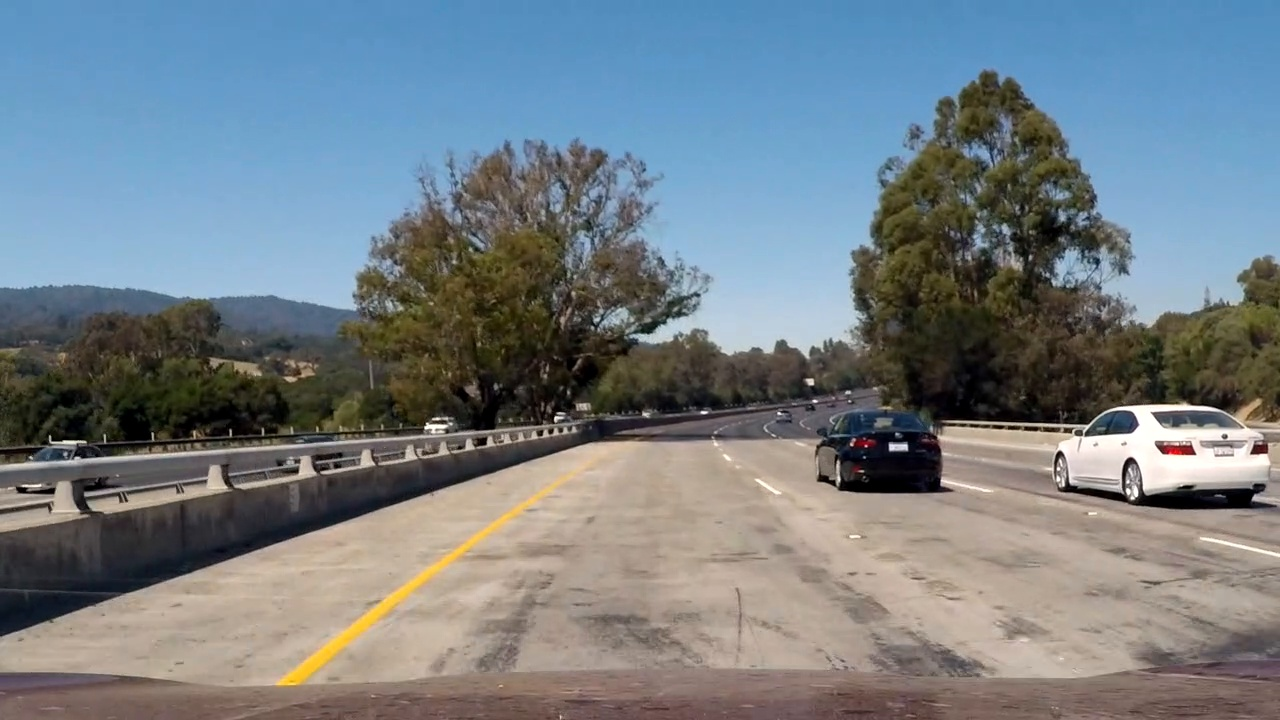
#> input picture video_frames/1001.jpg, 1280 x 720 px, given in place of calibration3.jpg, which was not available
$ jupyter execute --allow-errors AdvancedLaneLines.ipynb   (shell and % lines are left out)   (older library calls are emulated)   (text cells are left out)
#> lines starting #> are read from the running program, lines starting #| are printed output that depends on the picture; after the words box and inside, x2 and y2 are one past the last pixel; in counts of white or black regions, pixels touching at a corner belong together; pictures that were not available may be replaced by others from this repository, and a replacement may not be noted
[cell 1]
import numpy as np
import cv2
import glob
import matplotlib.pyplot as plt

# Prepare object points, like (0,0,0), (1,0,0), (2,0,0) ....,(6,5,0)
objp = np.zeros((6*9,3), np.float32)
objp[:,:2] = np.mgrid[0:9,0:6].T.reshape(-1,2)

# Arrays to store object points and image points from all the images.
objpoints = [] # 3d points in real world space
imgpoints = [] # 2d points in image plane.

# Make a list of calibration images
images = glob.glob('camera_cal/calibration*.jpg')

# Step through the list and search for chessboard corners
for fname in images:
    img = cv2.imread(fname)
    gray = cv2.cvtColor(img,cv2.COLOR_BGR2GRAY)

    # Find the chessboard corners
    ret, corners = cv2.findChessboardCorners(gray, (9,6),None)

    # If found, add object points, image points
    if ret == True:
        objpoints.append(objp)
        imgpoints.append(corners)

        # Draw and display the corners
        img = cv2.drawChessboardCorners(img, (9,6), corners, ret)
        # cv2.imshow('img',img)
        # cv2.waitKey(500)

cv2.destroyAllWindows()

[cell 2]
def undistort(img):
    img_size = (img.shape[1], img.shape[0])

    # Do camera calibration given object points and image points
    ret, mtx, dist, rvecs, tvecs = cv2.calibrateCamera(objpoints, imgpoints, img_size,None,None)
    return cv2.undistort(img, mtx, dist, None, mtx)

[cell 3]
chess_img = cv2.imread('camera_cal/calibration3.jpg')
#> chess_img is the input picture: shape (720, 1280, 3); mean B, G, R 132.9, 126.5, 116.6
#> (the rest of this cell did not finish here and is left out)


# Visualize undistortion
f, (ax1, ax2) = plt.subplots(1, 2, figsize=(20,10))
ax1.imshow(chess_img)
ax1.set_title('Original Image', fontsize=30)
ax2.imshow(chess_dst)
ax2.set_title('Undistorted Image', fontsize=30)

[cell 4]
road_img = cv2.imread('test_images/test4.jpg')
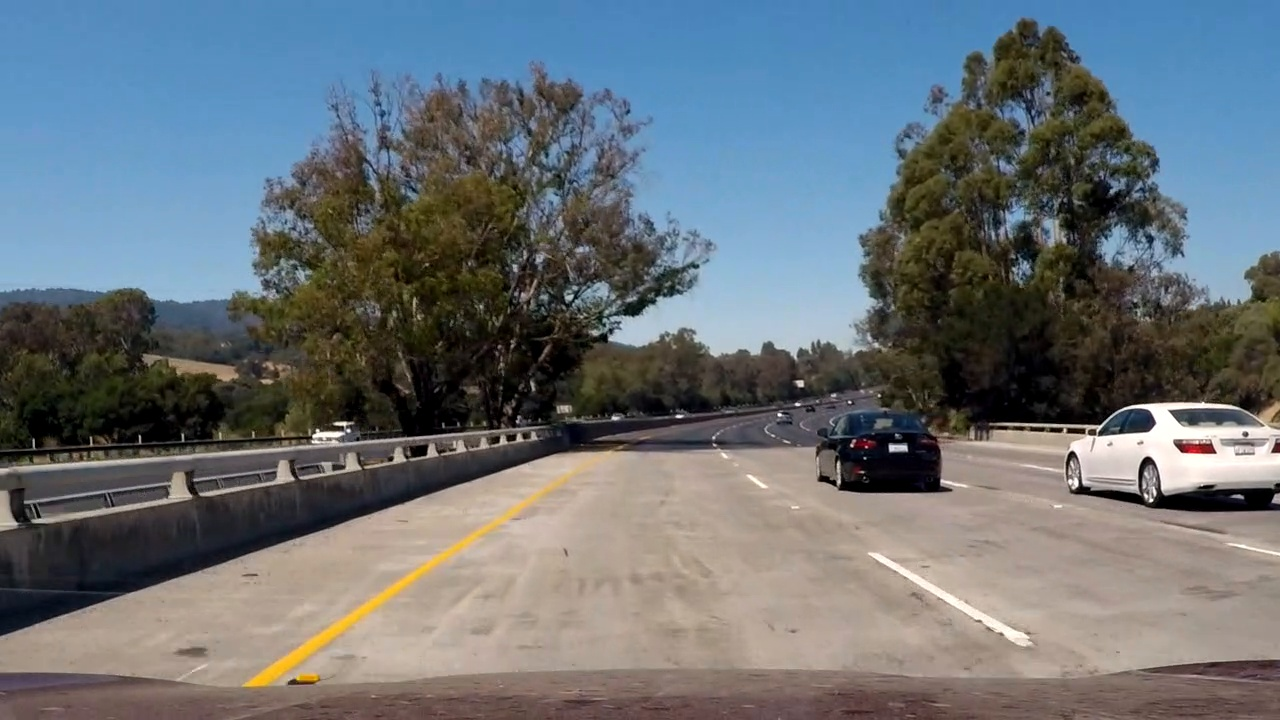
#> input picture video_frames/1011.jpg, 1280 x 720 px, given in place of test4.jpg, which was not available
#> road_img is the input picture: shape (720, 1280, 3); mean B, G, R 118.4, 113.2, 105.7
#> (the rest of this cell did not finish here and is left out)

[cell 5]
# Define a function that thresholds the S-channel of HLS
def hls_select(img, thresh=(0, 255)):
    # 1) Convert to HLS color space
#> called with thresh = (140, 255)
    hls = cv2.cvtColor(img, cv2.COLOR_BGR2HLS)
#> hls: shape (720, 1280, 3); mean of channels 0, 1, 2 56.1, 112.2, 71
    # 2) Apply a threshold to the S channel
    s_channel = hls[:,:,2]
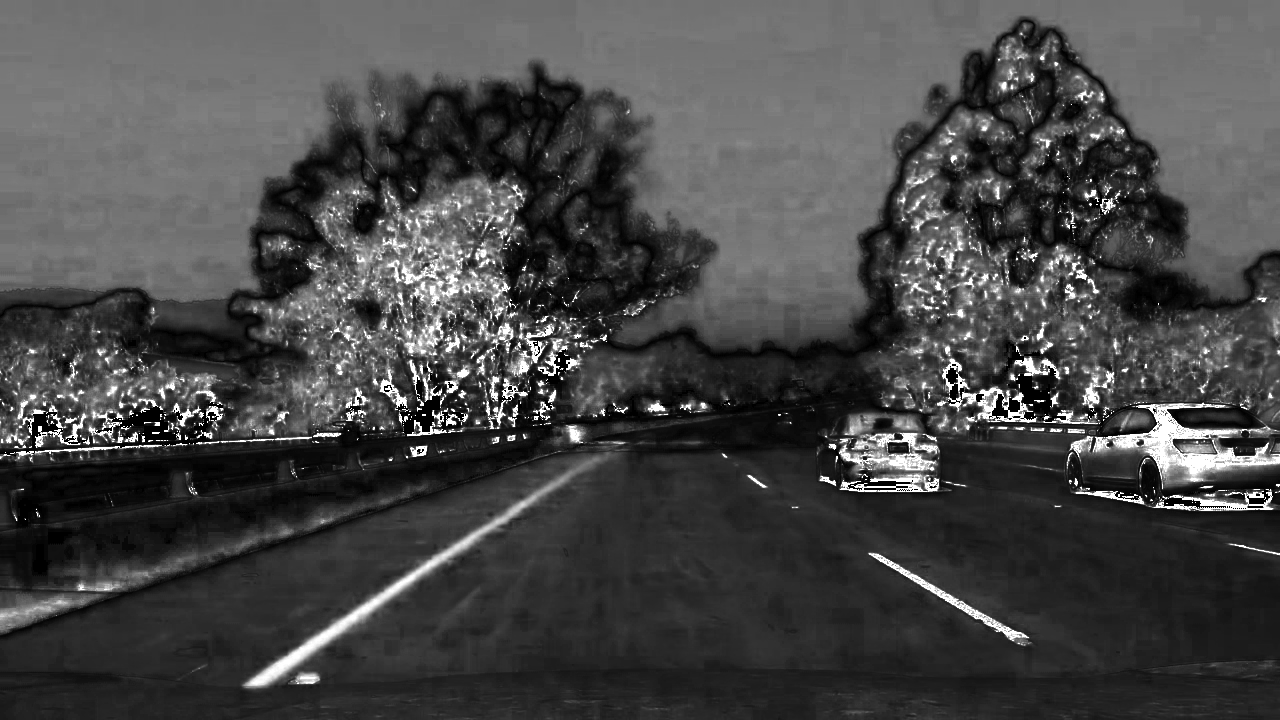
#> s_channel: shape (720, 1280); min 0, max 255, mean 71
    binary_output = np.zeros_like(s_channel)
    binary_output[(s_channel > thresh[0]) & (s_channel <= thresh[1])] = 1
    # 3) Return a binary image of threshold result
    return binary_output

# Define a function that thresholds the gradients of the image
def gradient(img, sx_thresh=(20, 100)):
    img = np.copy(img)
    # Convert to HLS color space and separate the V channel
    hls = cv2.cvtColor(img, cv2.COLOR_BGR2HLS)
    l_channel = hls[:,:,1]
    # Sobel x
    sobelx = cv2.Sobel(l_channel, cv2.CV_64F, 1, 0) # Take the derivative in x
    abs_sobelx = np.absolute(sobelx) # Absolute x derivative to accentuate lines away from horizontal
    scaled_sobel = np.uint8(255*abs_sobelx/np.max(abs_sobelx))

    # Threshold x gradient
    sxbinary = np.zeros_like(scaled_sobel)
    sxbinary[(scaled_sobel >= sx_thresh[0]) & (scaled_sobel <= sx_thresh[1])] = 1
    return sxbinary

# Define a function that combines the thresholds
def combined_thersholds(img):
    # Stack each channel
    s_binary = hls_select(img, thresh=(140, 255))
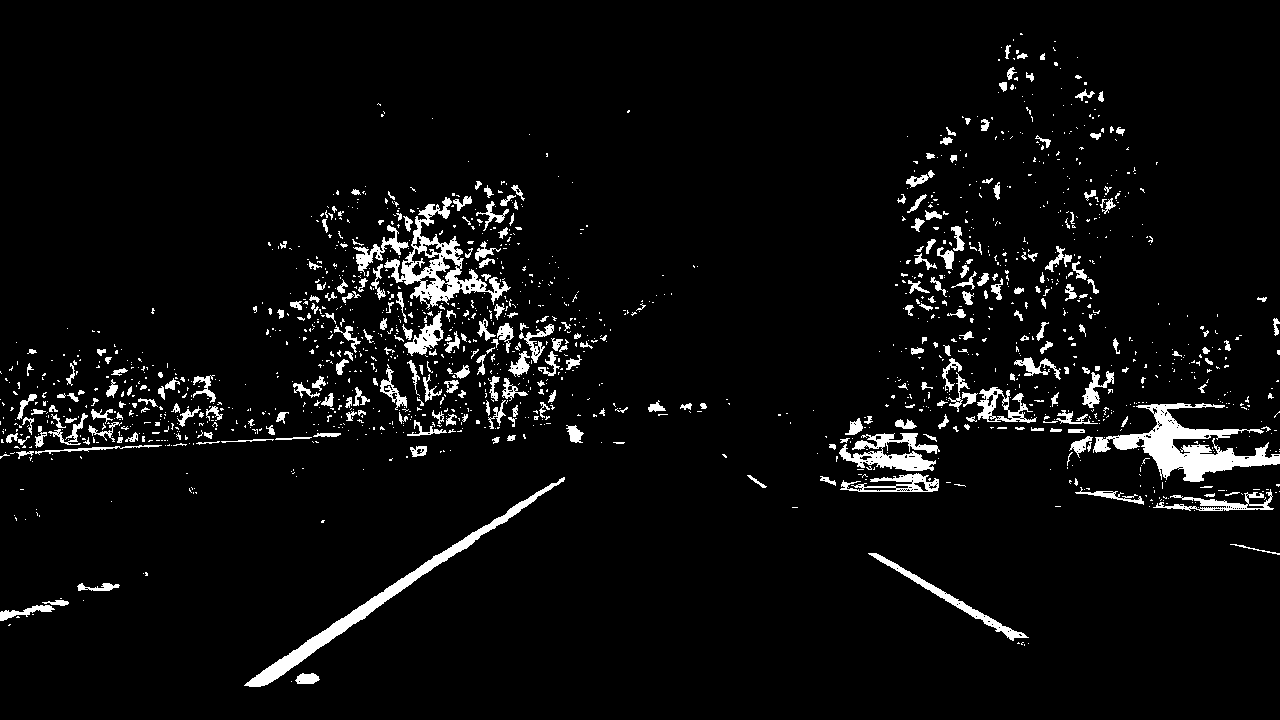
#> s_binary: shape (720, 1280); values 0 (black) and 1 (white), 4.9% white; 1554 white regions (1251 under 20 px), largest, box (x1, y1, x2, y2) and area: (1093, 403, 1280, 482) 5003, (244, 477, 565, 687) 3698, (384, 197, 511, 310) 3397
    sxbinary = gradient(img)
#> in gradient, `sobelx = cv2.Sobel(l_channel, cv2.CV_64F, 1, 0)`:
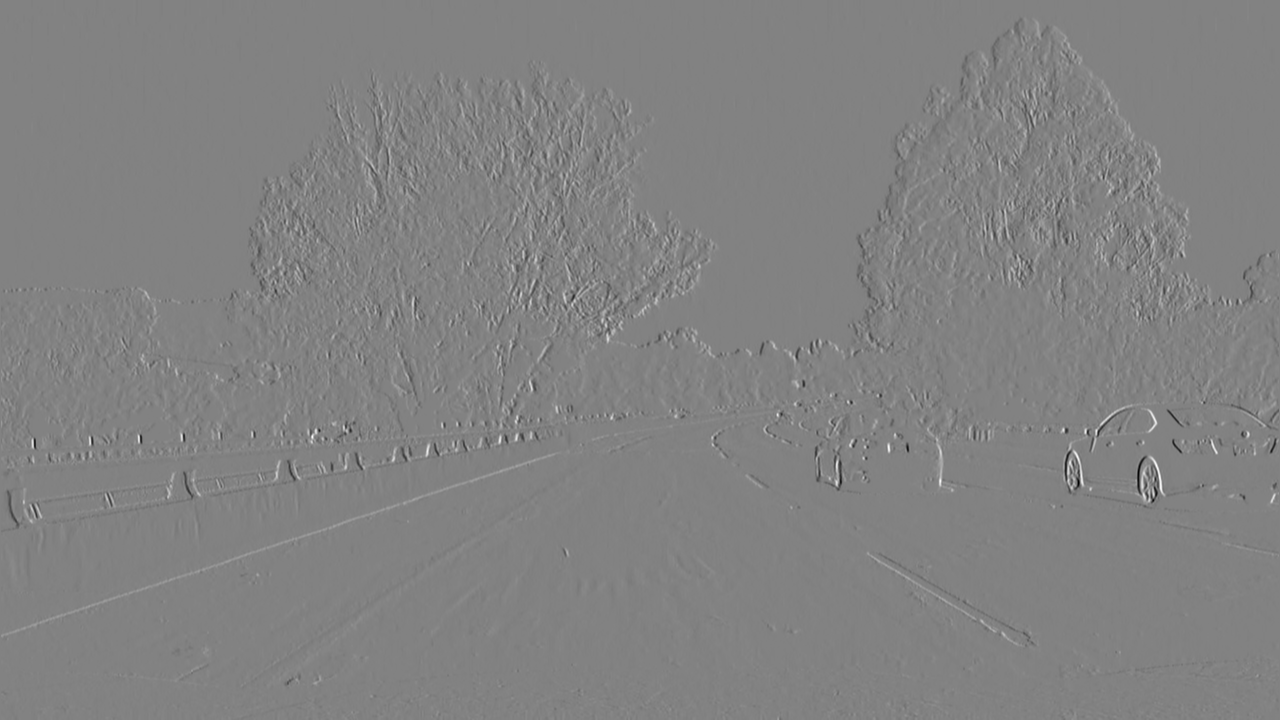
#> sobelx: shape (720, 1280) float64; min -856, max 821, mean 0.1; drawn with min black and max white
#> sxbinary: shape (720, 1280); values 0 (black) and 1 (white), 7.7% white in thin lines or dots
    # Combine the two binary thresholds
    combined_binary = np.zeros_like(sxbinary)
    combined_binary[(s_binary == 1) | (sxbinary == 1)] = 1
    return combined_binary

frame_number = 581
road_img = cv2.imread('video_frames/'+str(frame_number)+'.jpg')
threshold_img = combined_thersholds(road_img)
#> threshold_img: shape (720, 1280); values 0 (black) and 1 (white), 12.3% white; 4107 white regions (3409 under 20 px), largest, box (x1, y1, x2, y2) and area: (384, 197, 573, 377) 9391, (1027, 395, 1280, 509) 7723, (814, 420, 954, 493) 3784

plt.figure(figsize = (100,6))
plt.imshow(threshold_img, cmap='gray', interpolation='nearest')

[cell 6]
def birds_eye(img):
    img_size = img.shape[1::-1]
#> img_size = (1280, 720)
    width = img_size[0]
#> width = 1280
    height = img_size[1]
#> height = 720
    # define 4 source points
#     src = np.float32([[688,450],[1110,img_size[1]],[175,img_size[1]],[593,450]])
    src = np.float32([[690,450],[1110,img_size[1]],[175,img_size[1]],[595,450]])


    offset = 300 # offset for dst points
    dst = np.float32([[img_size[0]-offset, 0],[img_size[0]-offset, img_size[1]],
    [offset, img_size[1]],[offset, 0]])
    # use cv2.getPerspectiveTransform() to get M, the transform matrix
    M = cv2.getPerspectiveTransform(src, dst)
    # euse cv2.warpPerspective() to warp your image to a top-down view
    warped = cv2.warpPerspective(img, M, img_size, flags=cv2.INTER_LINEAR)
#> warped: shape (720, 1280); values 0 (black) and 1 (white), 4.3% white; 105 white regions (84 under 20 px), largest, box (x1, y1, x2, y2) and area: (0, 61, 98, 514) 16441, (304, 373, 361, 710) 8646, (1091, 38, 1197, 175) 5210
    return warped, M


road_img = cv2.imread('test_images/straight_lines2.jpg')
#> (the rest of this cell did not finish here and is left out)

[cell 7]
def hist(img):
    # Grab only the bottom half of the image
    # Lane lines are likely to be mostly vertical nearest to the car
    bottom_half = img[img.shape[0]//2:,:]
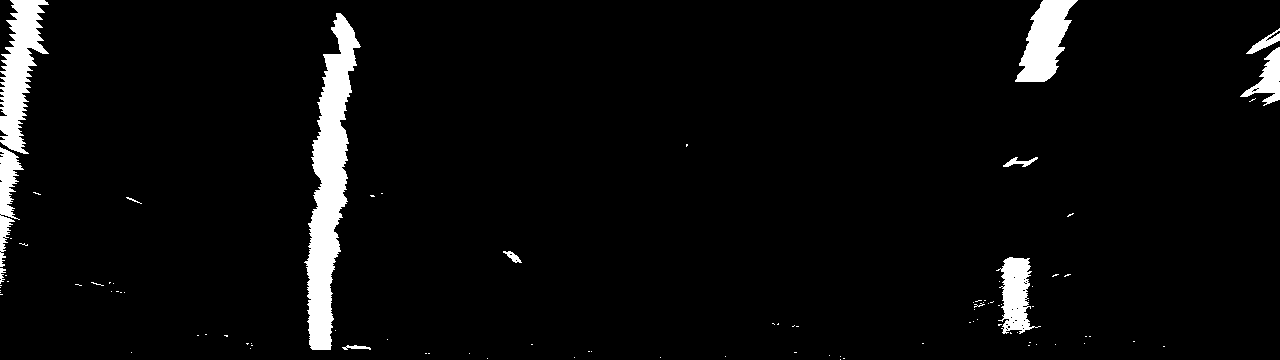
#> bottom_half: shape (360, 1280); values 0 (black) and 1 (white), 4.4% white; 96 white regions (84 under 20 px), largest, box (x1, y1, x2, y2) and area: (304, 13, 361, 350) 8646, (0, 0, 49, 154) 3860, (1015, 0, 1078, 82) 2865

    # Sum across image pixels vertically - make sure to set an `axis`
    # i.e. the highest areas of vertical lines should be larger values
    histogram = np.sum(bottom_half, axis=0)
#> histogram = 1280 values, max 296 at index 328, min 0 at index 49, mean 15.92
    return histogram

# Create histogram of image binary activations
img = cv2.imread('test_images/test4.jpg')
img = combined_thersholds(img)
img = birds_eye(img)[0]
histogram = hist(img)
# Visualize the resulting histogram
plt.plot(histogram)
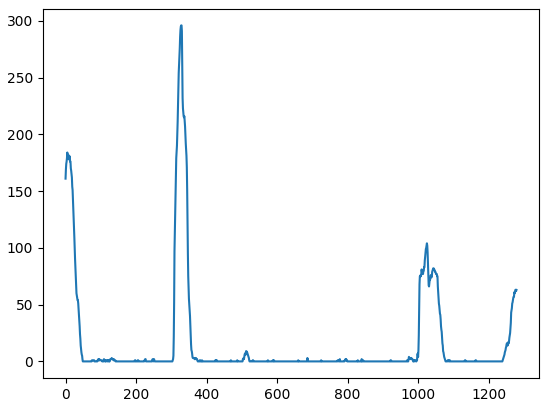
#> figure drawn by matplotlib, 1 panel; curve peaks at x = 328, y = 296
